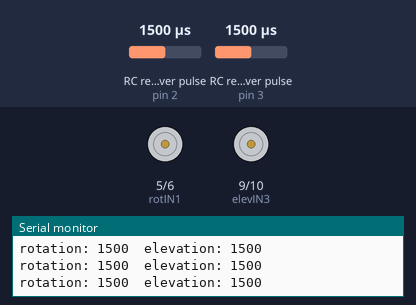
Bench run of a sketch on a simulated Arduino Uno, built with avr-gcc and run on an emulated ATmega328P. Parts: motor-driver pin pairs drawn as motors (green arrow = first pin HIGH = forward, orange = second pin HIGH = backward, longer = more drive), the last lines printed to the serial monitor. Wiring (inferred from the names in the program): 2 × RC receiver channel: data pin 2 / data pin 3. The test bench sets the inputs (shaded band); at power-on: RC receiver pulse (sensors on pin 2, pin 3) 1500 µs.

Above: at 1.2 s.
1.3 s: RC receiver pulse (sensor on pin 2) set to 1488 µs
4.3 s: RC receiver pulse (sensor on pin 2) set to 1464 µs
At 4.9 s:
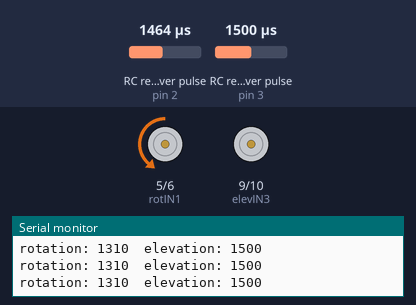
5.8 s: RC receiver pulse (sensor on pin 3) set to 1485 µs
8.8 s: RC receiver pulse (sensor on pin 3) set to 1458 µs
At 9.4 s:
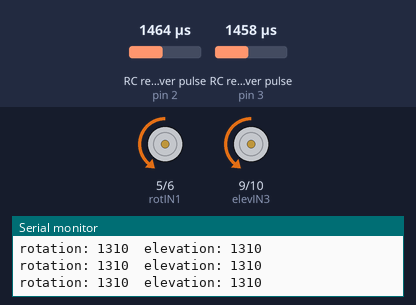
10.3 s: RC receiver pulse (sensor on pin 2) set to 1020 µs
At 10.9 s:
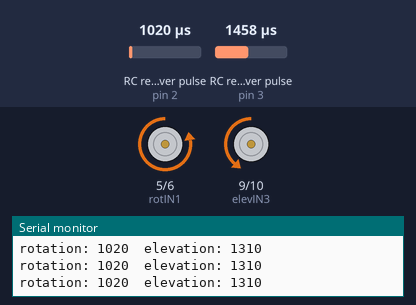
11.8 s: RC receiver pulse (sensor on pin 3) set to 1020 µs
At 12.4 s:
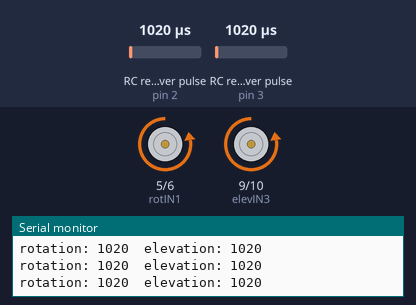
Timing chart, 0 to 14.3 s (numbered marks = the images above; inputs shaded):
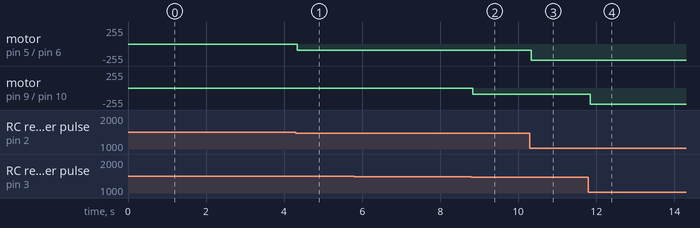

The sketch:

stemturret.ino
```cpp
#include <Arduino.h>


int ch1Pin = 2;
int ch2Pin = 3;

int rotIN1 = 5;
int rotIN2 = 6;
int elevIN3 = 9;
int elevIN4 = 10;

int deadzoneMin = 1480;
int deadzoneMax = 1520;
int snapLow     = 1310;
int snapHigh    = 1690;

volatile unsigned long ch1RiseTime = 0;
volatile unsigned long ch2RiseTime = 0;
volatile int ch1Value = 1500;
volatile int ch2Value = 1500;

int ch1Prev = 1500;
int ch2Prev = 1500;

void ch1Interrupt() {
  if (digitalRead(ch1Pin) == HIGH) {
    ch1RiseTime = micros();
  } else {
    ch1Value = micros() - ch1RiseTime;
  }
}

void ch2Interrupt() {
  if (digitalRead(ch2Pin) == HIGH) {
    ch2RiseTime = micros();
  } else {
    ch2Value = micros() - ch2RiseTime;
  }
}

int applyDeadzone(int value, int prevValue) {
  if (value >= deadzoneMin && value <= deadzoneMax) return 1500;

  bool prevInDeadzone = (prevValue >= deadzoneMin && prevValue <= deadzoneMax);
  bool prevWasSnapped = (prevValue == snapLow || prevValue == snapHigh);

  if (value < deadzoneMin && value >= snapLow) {
    if (prevInDeadzone || prevWasSnapped) return snapLow;
  }
  if (value > deadzoneMax && value <= snapHigh) {
    if (prevInDeadzone || prevWasSnapped) return snapHigh;
  }

  return value;
}

void runMotor(int in1, int in2, int pwmInput) {
  int centeredValue = pwmInput - 1500;
  int motorSpeed = map(abs(centeredValue), 0, 500, 0, 255);
  motorSpeed = constrain(motorSpeed, 0, 255);

  if (centeredValue > 0) {
    analogWrite(in1, motorSpeed);
    digitalWrite(in2, LOW);
  } else if (centeredValue < 0) {
    digitalWrite(in1, LOW);
    analogWrite(in2, motorSpeed);
  } else {
    digitalWrite(in1, LOW);
    digitalWrite(in2, LOW);
  }
}

void setup() {
  Serial.begin(9600);

  pinMode(rotIN1, OUTPUT);
  pinMode(rotIN2, OUTPUT);
  pinMode(elevIN3, OUTPUT);
  pinMode(elevIN4, OUTPUT);

  digitalWrite(rotIN1, LOW);
  digitalWrite(rotIN2, LOW);
  digitalWrite(elevIN3, LOW);
  digitalWrite(elevIN4, LOW);

  attachInterrupt(digitalPinToInterrupt(ch1Pin), ch1Interrupt, CHANGE);
  attachInterrupt(digitalPinToInterrupt(ch2Pin), ch2Interrupt, CHANGE);

  Serial.println("turret control ready");
}

void loop() {
  noInterrupts();
  int ch1 = ch1Value;
  int ch2 = ch2Value;
  interrupts();

  ch1 = constrain(ch1, 1000, 2000);
  ch2 = constrain(ch2, 1000, 2000);

  ch1 = applyDeadzone(ch1, ch1Prev);
  ch2 = applyDeadzone(ch2, ch2Prev);

  ch1Prev = ch1;
  ch2Prev = ch2;

  runMotor(rotIN1, rotIN2, ch1);
  runMotor(elevIN3, elevIN4, ch2);

  Serial.print("rotation: ");
  Serial.print(ch1);
  Serial.print("  elevation: ");
  Serial.println(ch2);

  delay(20);
}
```

Measured:
- the behaviour switches between 1477 and 1476 µs on RC receiver pulse (sensor on pin 2) (found by bisection; images 0 and 1)
- the behaviour switches between 1477 and 1476 µs on RC receiver pulse (sensor on pin 3) (found by bisection; images 1 and 2)
- after the input at 4.3 s, motor on pin 5 (rotIN1) / pin 6 (rotIN2): stopped → backward 96/255 at once
- after the input at 8.8 s, motor on pin 9 (elevIN3) / pin 10 (elevIN4): stopped → backward 96/255 at once
- after the input at 10.3 s, motor on pin 5 (rotIN1) / pin 6 (rotIN2): backward 96/255 → backward 244/255 at once
- after the input at 11.8 s, motor on pin 9 (elevIN3) / pin 10 (elevIN4): backward 96/255 → backward 244/255 after 0.05 s
